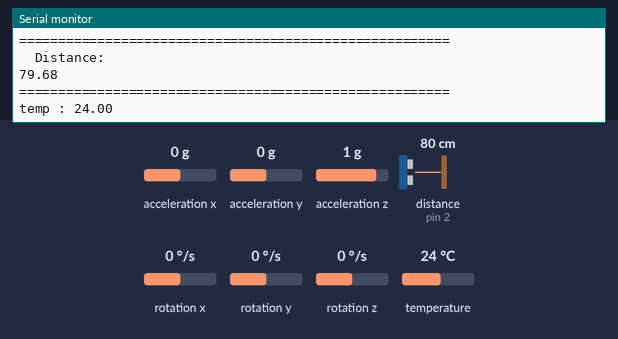
Recording of a sketch running on a simulated Arduino Uno, built with avr-gcc and run on an emulated ATmega328P. On the bench: the last lines printed to the serial monitor. Wiring (inferred from the names in the program): ultrasonic range finder: trigger pin 13; echo pin 2. The test bench sets the inputs (shaded band); at power-on: acceleration x 0 g, distance to the obstacle (sensor on pin 2) 80 cm, acceleration y 0 g, acceleration z 1 g, rotation z 0 °/s, rotation x 0 °/s, rotation y 0 °/s, temperature 24 °C. The echo pulse lasts 58.3 µs per cm.

Above: at 4.2 s.
4.3 s: acceleration x set to -1.4 g
At 5.1 s:
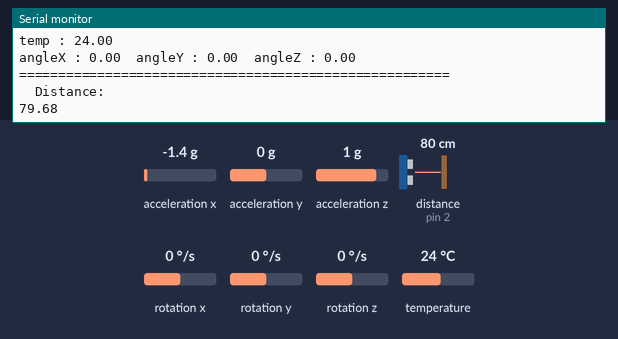
5.8 s: distance to the obstacle (sensor on pin 2) set to 2 cm
At 6.59 s:
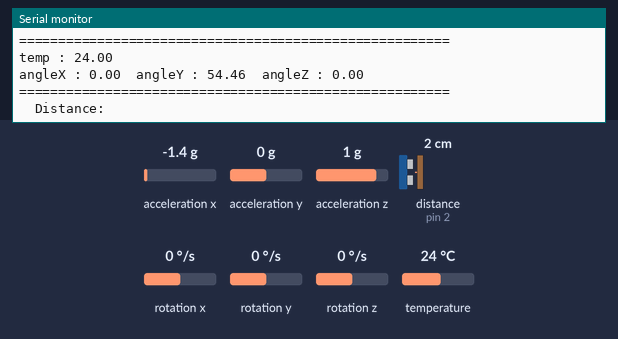
7.3 s: acceleration y set to -1.4 g
At 7.68 s:
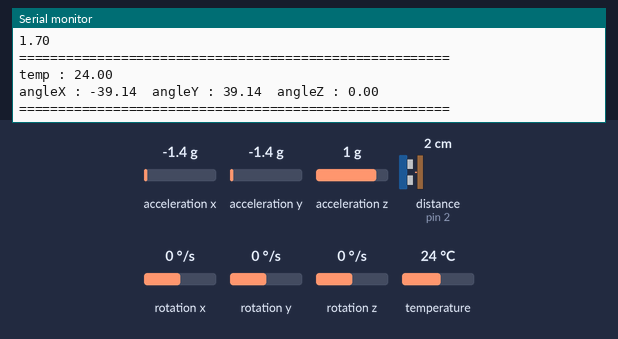
8.8 s: acceleration z set to -1.4 g
At 9.2 s:
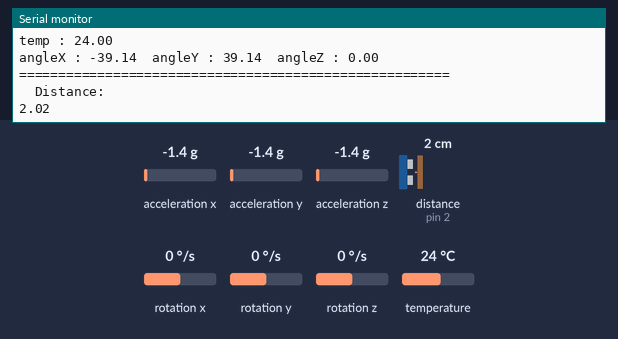
10.3 s: distance to the obstacle (sensor on pin 2) set to 4 cm
At 11.6 s:
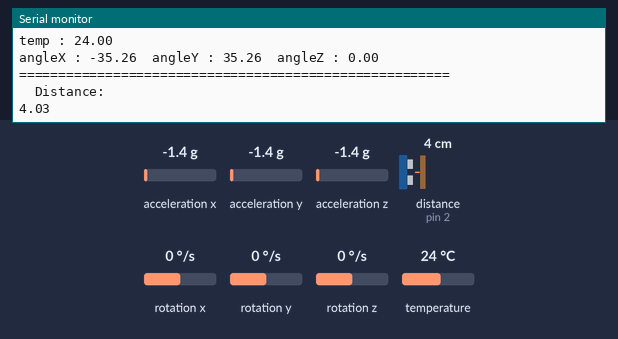
11.8 s: rotation z set to -192 °/s
At 13.0 s:
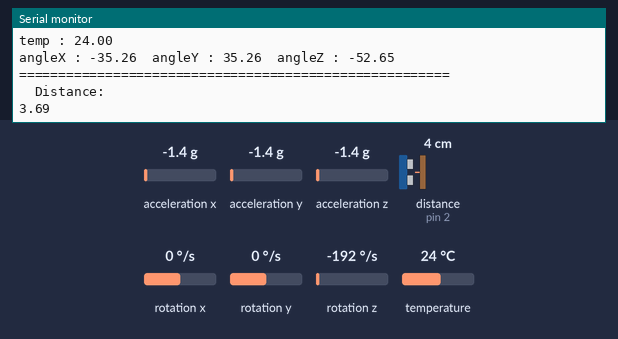
Timing chart, 0 to 14.3 s (numbered marks = the images above; inputs shaded):
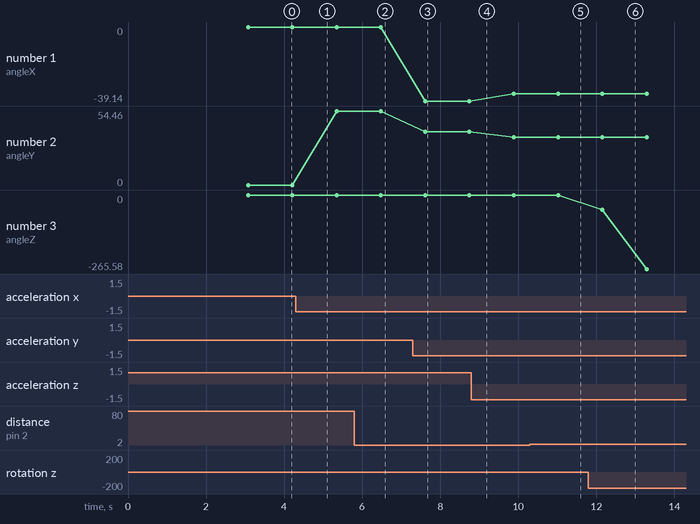

Measured:
- after the input at 7.3 s, the serial monitor: prints a new line after 0.31 s (image 3)
- after the input at 10.3 s, the serial monitor: prints a new line after 0.84 s (image 5)
- after the input at 11.8 s, the serial monitor: prints a new line after 0.36 s (image 6)
- plotted number 1: 0 → -39.14 after the input at 7.3 s, -39.14 → -35.26 after the input at 8.8 s
- plotted number 2: 0 → 54.46 after the input at 4.3 s, 54.46 → 39.14 after the input at 7.3 s, 39.14 → 35.26 after the input at 8.8 s
- plotted number 3: 0 → -265.58 after the input at 11.8 s

The sketch:

sonar_2.ino
```cpp
#include <MPU6050_tockn.h>
#include <Wire.h>
#define trigger 13
#define echo 2

MPU6050 mpu6050(Wire);

long timer = 0;

void setup() {
  pinMode(trigger, OUTPUT);
  pinMode(echo, INPUT);
  Serial.begin(9600);
  Wire.begin();
  mpu6050.begin();
  mpu6050.calcGyroOffsets(true);
}

void loop() {
  mpu6050.update();

  if(millis() - timer > 1000){

    Serial.println("=======================================================");
    Serial.print("temp : ");Serial.println(mpu6050.getTemp());


    Serial.print("angleX : ");Serial.print(mpu6050.getAngleX());
    Serial.print("\tangleY : ");Serial.print(mpu6050.getAngleY());
    Serial.print("\tangleZ : ");Serial.println(mpu6050.getAngleZ());
    Serial.println("=======================================================\n");

    digitalWrite(trigger, HIGH);
    digitalWrite(trigger, LOW);
    float timeIn = pulseIn(echo, HIGH);
    float distance = timeIn*0.0343*0.5;
    Serial.println("\tDistance: ");Serial.println(distance);

    timer = millis();


  }

}
```
